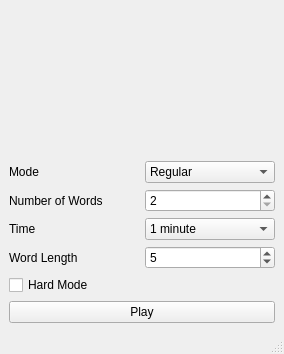
<?xml version="1.0" encoding="UTF-8"?>
<ui version="4.0">
 <class>MainWindow</class>
 <widget class="QMainWindow" name="MainWindow">
  <property name="geometry">
   <rect>
    <x>0</x>
    <y>0</y>
    <width>284</width>
    <height>354</height>
   </rect>
  </property>
  <property name="windowTitle">
   <string>Wordle</string>
  </property>
  <widget class="QWidget" name="centralwidget">
   <layout class="QVBoxLayout" name="verticalLayout">
    <item>
     <widget class="QLabel" name="labelLogo">
      <property name="text">
       <string/>
      </property>
      <property name="scaledContents">
       <bool>true</bool>
      </property>
      <property name="alignment">
       <set>Qt::AlignCenter</set>
      </property>
     </widget>
    </item>
    <item>
     <layout class="QGridLayout" name="gridLayout">
      <item row="2" column="0">
       <widget class="QLabel" name="labelNumWords">
        <property name="enabled">
         <bool>true</bool>
        </property>
        <property name="text">
         <string>Number of Words</string>
        </property>
       </widget>
      </item>
      <item row="4" column="1">
       <widget class="QSpinBox" name="spinBoxWordLength">
        <property name="minimum">
         <number>1</number>
        </property>
        <property name="maximum">
         <number>31</number>
        </property>
        <property name="value">
         <number>5</number>
        </property>
       </widget>
      </item>
      <item row="1" column="1">
       <widget class="QComboBox" name="comboBoxMode">
        <item>
         <property name="text">
          <string>Regular</string>
         </property>
        </item>
        <item>
         <property name="text">
          <string>Absurd</string>
         </property>
        </item>
        <item>
         <property name="text">
          <string>Multiple</string>
         </property>
        </item>
        <item>
         <property name="text">
          <string>Timed</string>
         </property>
        </item>
       </widget>
      </item>
      <item row="1" column="0">
       <widget class="QLabel" name="labelMode">
        <property name="text">
         <string>Mode</string>
        </property>
       </widget>
      </item>
      <item row="5" column="0">
       <widget class="QCheckBox" name="checkBoxHardMode">
        <property name="text">
         <string>Hard Mode</string>
        </property>
       </widget>
      </item>
      <item row="4" column="0">
       <widget class="QLabel" name="labelWordLength">
        <property name="text">
         <string>Word Length</string>
        </property>
       </widget>
      </item>
      <item row="3" column="0">
       <widget class="QLabel" name="labelTime">
        <property name="enabled">
         <bool>true</bool>
        </property>
        <property name="text">
         <string>Time</string>
        </property>
       </widget>
      </item>
      <item row="3" column="1">
       <widget class="QComboBox" name="comboBoxTime">
        <property name="enabled">
         <bool>true</bool>
        </property>
        <item>
         <property name="text">
          <string>1 minute</string>
         </property>
        </item>
        <item>
         <property name="text">
          <string>3 minutes</string>
         </property>
        </item>
        <item>
         <property name="text">
          <string>5 minutes</string>
         </property>
        </item>
        <item>
         <property name="text">
          <string>10 minutes</string>
         </property>
        </item>
       </widget>
      </item>
      <item row="2" column="1">
       <widget class="QSpinBox" name="spinBoxNumWords">
        <property name="enabled">
         <bool>true</bool>
        </property>
        <property name="minimum">
         <number>2</number>
        </property>
        <property name="maximum">
         <number>8</number>
        </property>
       </widget>
      </item>
     </layout>
    </item>
    <item>
     <widget class="QPushButton" name="pushButton">
      <property name="text">
       <string>Play</string>
      </property>
     </widget>
    </item>
   </layout>
  </widget>
  <widget class="QMenuBar" name="menubar">
   <property name="geometry">
    <rect>
     <x>0</x>
     <y>0</y>
     <width>284</width>
     <height>21</height>
    </rect>
   </property>
  </widget>
  <widget class="QStatusBar" name="statusbar"/>
 </widget>
 <resources/>
 <connections/>
</ui>
